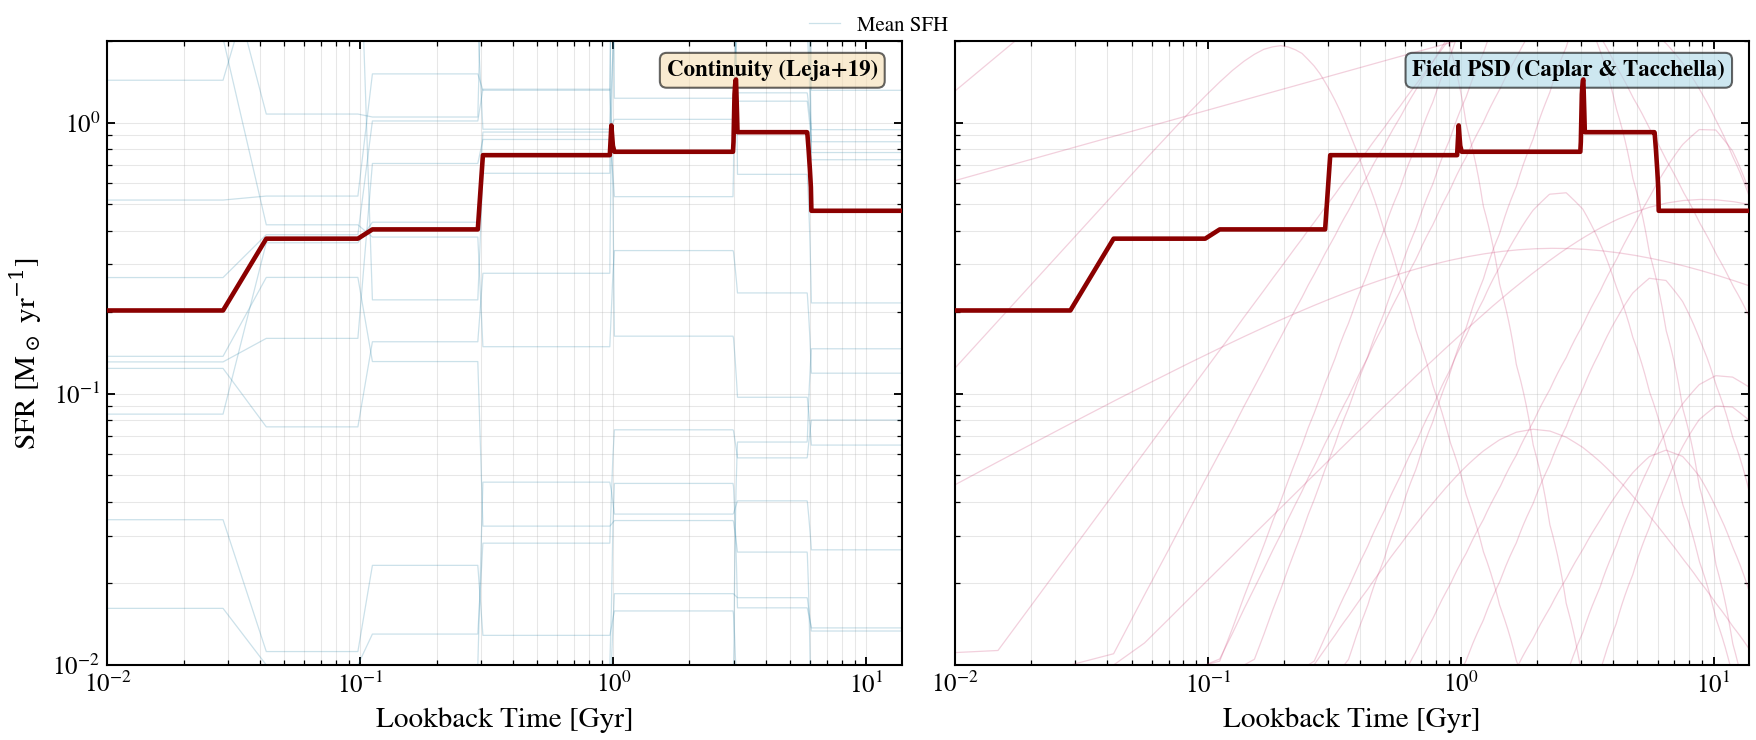

This figure's Python source:
"""
Continuity Prior vs PSD-Governed Prior: Stochastic Structure at Fixed Mean
===========================================================================

At fixed mean SFH and stellar mass, continuity (Leja+2019) and field (PSD-governed)
priors yield strikingly different stochastic realizations: continuity produces smooth
log-normal transitions; field produces controlled burstiness governed by σ_field.

Twenty samples from each prior, overlaid translucently with median shown in bold.
Visual width difference reveals each prior's implicit stochastic assumptions.
"""

import os
import warnings

import jax.random as jr
import matplotlib.pyplot as plt
import numpy as np

import tengri
from tengri import Fixed, FREE, SEDModel, load_ssp, setup_style

setup_style()
warnings.filterwarnings("ignore", message=".*BakedInBackend.*")

ssp = load_ssp("fsps_prsc_miles_chabrier")

model_cont = SEDModel.build(
    ssp_data=ssp, sfh={"type": "continuity", "*": FREE}, redshift=Fixed(0.0)
)
model_field = SEDModel.build(
    ssp_data=ssp,
    sfh=[{"type": "tsnorm", "*": FREE}, {"type": "field", "psd_sigma": 0.6, "psd_tau_myr": 100}],
    redshift=Fixed(0.0),
)

def sample_sfh(model, n_samples=20):
    key = jr.PRNGKey(42)
    samples, age_gyr = [], None
    for i in range(n_samples):
        key = jr.fold_in(key, i)
        sfh = model.predict_sfh(model.spec.sample(key))
        sfr = np.array(sfh["sfr_mean"])
        samples.append(sfr)
        if age_gyr is None:
            age_gyr = np.array(sfh["t_gyr"])
    return np.array(samples), age_gyr

sfr_cont, age_gyr = sample_sfh(model_cont)
sfr_field, _ = sample_sfh(model_field)
sfr_mean = np.median(sfr_cont, axis=0)

fig, (ax_cont, ax_field) = plt.subplots(1, 2, figsize=(12.0, 5.0), sharex=True, sharey=True)

for ax, sfr_samples, color, label in [
    (ax_cont, sfr_cont, "#3388aa", "Continuity (Leja+19)"),
    (ax_field, sfr_field, "#cc4477", "Field PSD (Caplar & Tacchella)"),
]:
    for sfr in sfr_samples:
        ax.plot(age_gyr, np.clip(sfr, 1e-2, 1e1), lw=0.6, alpha=0.25, color=color)
    ax.plot(age_gyr, sfr_mean, "darkred", lw=2.2, label="Mean SFH", zorder=5)
    ax.set(xlabel=r"Lookback Time [Gyr]", xscale="log", yscale="log", xlim=(0.01, 13.8), ylim=(1e-2, 2e0))
    if ax is ax_cont:
        ax.set_ylabel(r"SFR [M$_\odot$ yr$^{-1}$]")
    ax.text(0.97, 0.97, label, transform=ax.transAxes, fontsize=11, weight="bold",
            verticalalignment="top", horizontalalignment="right",
            bbox=dict(boxstyle="round", facecolor=("wheat" if ax is ax_cont else "lightblue"), alpha=0.6))
    ax.grid(True, alpha=0.3, which="both")

fig.legend(["Mean SFH"], loc="upper center", bbox_to_anchor=(0.5, 1.02), fontsize=10)
fig.tight_layout()
plt.savefig(os.path.join(os.path.dirname(__file__), "plot_continuity_vs_bursty_psd.png"), dpi=150, bbox_inches="tight")
plt.close()
